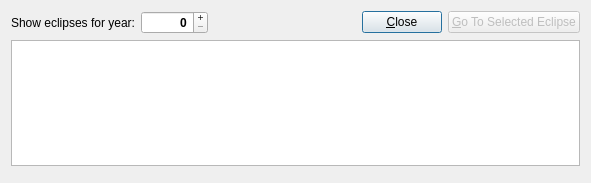
<?xml version="1.0" encoding="UTF-8"?>
<ui version="4.0">
 <class>EclipsesBrowserDialog</class>
 <widget class="QDialog" name="EclipsesBrowserDialog">
  <property name="geometry">
   <rect>
    <x>0</x>
    <y>0</y>
    <width>591</width>
    <height>183</height>
   </rect>
  </property>
  <property name="windowTitle">
   <string>Eclipses Browser</string>
  </property>
  <property name="modal">
   <bool>false</bool>
  </property>
  <layout class="QVBoxLayout" name="verticalLayout">
   <item>
    <widget class="QWidget" name="widget" native="true">
     <layout class="QHBoxLayout" name="horizontalLayout">
      <property name="margin">
       <number>0</number>
      </property>
      <item>
       <widget class="QLabel" name="labelEclipses">
        <property name="text">
         <string>Show eclipses for year:</string>
        </property>
        <property name="alignment">
         <set>Qt::AlignRight|Qt::AlignTrailing|Qt::AlignVCenter</set>
        </property>
       </widget>
      </item>
      <item>
       <widget class="QSpinBox" name="spinBoxYear">
        <property name="sizePolicy">
         <sizepolicy hsizetype="Preferred" vsizetype="Fixed">
          <horstretch>0</horstretch>
          <verstretch>0</verstretch>
         </sizepolicy>
        </property>
        <property name="baseSize">
         <size>
          <width>0</width>
          <height>0</height>
         </size>
        </property>
        <property name="font">
         <font>
          <weight>75</weight>
          <bold>true</bold>
         </font>
        </property>
        <property name="alignment">
         <set>Qt::AlignRight|Qt::AlignTrailing|Qt::AlignVCenter</set>
        </property>
        <property name="buttonSymbols">
         <enum>QAbstractSpinBox::PlusMinus</enum>
        </property>
        <property name="accelerated">
         <bool>true</bool>
        </property>
        <property name="correctionMode">
         <enum>QAbstractSpinBox::CorrectToPreviousValue</enum>
        </property>
        <property name="suffix">
         <string/>
        </property>
        <property name="maximum">
         <number>100000</number>
        </property>
        <property name="value">
         <number>0</number>
        </property>
       </widget>
      </item>
      <item>
       <spacer name="horizontalSpacer1">
        <property name="orientation">
         <enum>Qt::Horizontal</enum>
        </property>
        <property name="sizeHint" stdset="0">
         <size>
          <width>40</width>
          <height>20</height>
         </size>
        </property>
       </spacer>
      </item>
      <item>
       <widget class="QPushButton" name="buttonClose">
        <property name="text">
         <string>&amp;Close</string>
        </property>
       </widget>
      </item>
      <item>
       <widget class="QPushButton" name="buttonShow">
        <property name="enabled">
         <bool>false</bool>
        </property>
        <property name="text">
         <string>&amp;Go To Selected Eclipse</string>
        </property>
       </widget>
      </item>
     </layout>
    </widget>
   </item>
   <item>
    <widget class="QTreeView" name="treeView">
     <property name="rootIsDecorated">
      <bool>false</bool>
     </property>
     <property name="headerHidden">
      <bool>false</bool>
     </property>
     <attribute name="headerCascadingSectionResizes">
      <bool>true</bool>
     </attribute>
     <attribute name="headerDefaultSectionSize">
      <number>100</number>
     </attribute>
     <attribute name="headerHighlightSections">
      <bool>false</bool>
     </attribute>
     <attribute name="headerMinimumSectionSize">
      <number>100</number>
     </attribute>
     <attribute name="headerStretchLastSection">
      <bool>true</bool>
     </attribute>
    </widget>
   </item>
   <item>
    <widget class="QWidget" name="widgetButtons" native="true">
     <layout class="QHBoxLayout" name="horizontalLayout_2">
      <property name="spacing">
       <number>6</number>
      </property>
      <property name="margin">
       <number>0</number>
      </property>
     </layout>
    </widget>
   </item>
  </layout>
 </widget>
 <tabstops>
  <tabstop>treeView</tabstop>
 </tabstops>
 <resources/>
 <connections>
  <connection>
   <sender>buttonShow</sender>
   <signal>clicked()</signal>
   <receiver>EclipsesBrowserDialog</receiver>
   <slot>accept()</slot>
   <hints>
    <hint type="sourcelabel">
     <x>377</x>
     <y>252</y>
    </hint>
    <hint type="destinationlabel">
     <x>380</x>
     <y>280</y>
    </hint>
   </hints>
  </connection>
  <connection>
   <sender>buttonClose</sender>
   <signal>clicked()</signal>
   <receiver>EclipsesBrowserDialog</receiver>
   <slot>reject()</slot>
   <hints>
    <hint type="sourcelabel">
     <x>291</x>
     <y>264</y>
    </hint>
    <hint type="destinationlabel">
     <x>280</x>
     <y>283</y>
    </hint>
   </hints>
  </connection>
 </connections>
</ui>
